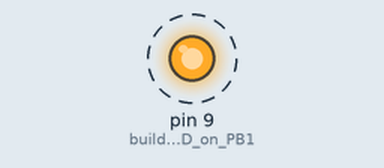
A sketch run on a simulated Arduino Uno, built with avr-gcc and run on an emulated ATmega328P. Shown: output pins drawn as LEDs (lit = HIGH). Dashed ring = blinking. What the sketch prints to the serial monitor is not drawn.

Above: at 0.5 s.
Timing chart, 0 to 4.8 s (numbered marks = the images above):
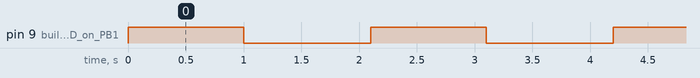

The sketch:

JnodePowerConsumption_STI_20190615.ino
```cpp
/*
Test the current consumption with JeeNode SMD v1 with different logics and regimes

  15.06.2019 First version
  by I.Steiner
*/

int i;
#include <JeeLib.h>
void setup() {
  pinMode(9, OUTPUT);   // build-in LED on PB1 = Arduino pin 9
  Serial.begin(57600);
}

// the loop function runs over and over again forever
void loop() {
  digitalWrite(9, HIGH);   // turn the LED on (HIGH is the voltage level)
  delay(1000);              // wait for a second: 1 = 1ms

  digitalWrite(9, LOW);    // turn the LED off by making the voltage LOW
  delay(1000);              // wait for some seconds

  i++;
  Serial.flush();
  delay(100); // make sure tx buf is empty before going back to sleep
  Serial.println(i);
//  Sleepy::loseSomeTime(10000);
//  digitalWrite(9, LOW);    // turn the LED off by making the voltage LOW
//  Sleepy::loseSomeTime(10000);
}
```

Measured:
- by itself, pin 9 (build-in_LED_on_PB1): alternates HIGH for 1.0 s and LOW for 1.1 s
